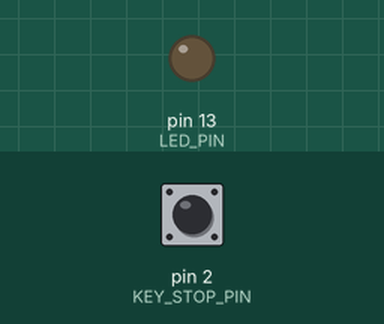
Recording of a sketch running on a simulated Arduino Leonardo, built with avr-gcc and run on an emulated ATmega32U4. Shown: output pins drawn as LEDs (lit = HIGH). Dashed ring = blinking. Inputs (shaded band) come from the test bench; at power-on: pin 2 (KEY_STOP_PIN) HIGH. USB keyboard and mouse output is not drawn.

Above: at 0.1 s.
At 1.1 s:
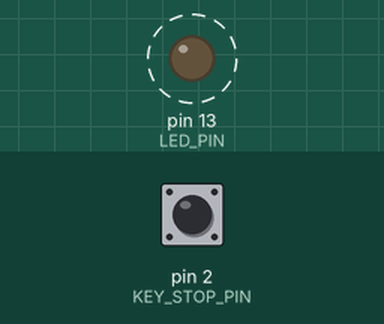
Timing chart, 0 to 41.0 s (numbered marks = the images above):
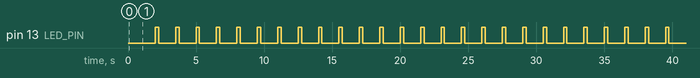

The sketch:

USDspazo.ino
```cpp
/*
  created 25 Aug 2019
  modified 1 Sep 2019
  by Praneeth Polu
*/

#include <Keyboard.h>
#include <Mouse.h>

#define OSX 0
#define WINDOWS 1
#define UBUNTU 2

#define LED_PIN LED_BUILTIN
#define KEY_STOP_PIN 2
#define INTERVAL_DELAY 60000

unsigned long time_millis = 0;
int   ds = 500;
int   cmdKey;
int   platform = WINDOWS;

int mouseRange = 5;              // output range of X or Y movement; affects movement speed
int mouseResponseDelay = 10;     // response delay of the mouse, in ms

void setup() {

  // give us a little time to connect up
  delay(ds * 2);
  // allow controlling LED
  pinMode(LED_PIN, OUTPUT);
  // Button to start
  pinMode(KEY_STOP_PIN, INPUT_PULLUP);

  //startSerial();

  //waiting for the drivers to load
  waitForDrivers();

  Keyboard.begin();
  Mouse.begin();

  cmdKey = cmdKeyGet();
  //Serial.print("Start! ");
}

void loop() {

  // loop until the button is not press
  while (digitalRead(KEY_STOP_PIN) == LOW) {
    // do nothing until pin 4 goes low
    delay(ds);
  }
  delay(ds * 2);

  //openApp("terminal");
  //newWindow();

  if(millis() > time_millis + INTERVAL_DELAY){
        time_millis = millis();
        //print_time(time_millis);
        mouseMoveTop();
   }

  //mouseMoveRandom();

  digitalWrite(LED_PIN, HIGH);        // turn the LED on (HIGH is the voltage level)
  delay(ds / 2);                     // wait for a second
  digitalWrite(LED_PIN, LOW);        // turn the LED off by making the voltage LOW
  delay(ds / 2);                     // wait for a second

}


void waitForDrivers() {}

void mouseMoveRandom() {

  // move the mouse:
  Mouse.move(8 + mouseRange , 5 + mouseRange , 0);
  // a delay so the mouse doesn't move too fast:
  delay(mouseResponseDelay);

}

void mouseMoveTop() {

  // Move to top left of screen
  for (int i = 0; i < 1000; i++)
  {
    Mouse.move(-10, -10);
    delay(1);
  }

  // If we have hot corners enabled, move out and move back in
  for (int i = 0; i < 100; i++)
  {
    Mouse.move(1, 1);
    delay(5);
  }
  delay(500);

  for (int i = 0; i < 100; i++)
  {
    Mouse.move(-1, -1);
    delay(5);
  }
  delay(500);

}

void startSerial(){
   // Open serial communications and wait for port to open:
  //Serial.begin(9600);
  //while (!Serial);  // wait for serial port to connect. Needed for native USB
}

void print_time(unsigned long time_millis){
    Serial.print("Time: ");
    Serial.print(time_millis/1000);
    Serial.print("s - ");
}

int cmdKeyGet()
{

  if (platform == 1 || platform == 2) {
    // use this option for Windows and Linux.
    return KEY_LEFT_CTRL;
  } else {
    // use this option for OSX.
    return KEY_LEFT_GUI;
  }

}

// type a string (pressing enter at the end)
// we have extra delays so we can see what's happening
void typeln(String chars)
{
  Keyboard.print(chars);
  delay(ds);
  Keyboard.println("");
  delay(ds * 4);
}

// open an application
void openApp(String app)
{

  switch (platform) {
    case OSX:
      // open spotlight, then the app
      int keys[] = {cmdKey};
      cmd(32);
      typeln(app);
      break;
    case WINDOWS:
      // Windows Key + R to open Run
      gui('r');
      typeln(app);
      KeyDo(KEY_RETURN);
      break;
    case UBUNTU:

      break;
  }

}

void modifiersKey(int *mod, int arrSize, int key)
{
  for (int i = 0; i < arrSize; i++) {

    if (mod[i] != NULL) {
      Keyboard.press(mod[i]);
    }

  }
  if(platform == 0){delay(ds);}
  if (key != NULL) {
    Keyboard.press(key);
  }
  if(platform != 0){delay(ds);}
  Keyboard.releaseAll();
  delay(ds);

}

void KeyDo(int key)
{
  Keyboard.write(key);
  delay(ds / 2);
}


void cmd(int key)
{
  int keys[] = {cmdKey};
  modifiersKey(keys, 1, key);
}

void shift(int key)
{
  int keys[] = {KEY_LEFT_SHIFT};
  modifiersKey(keys, 1, key);
}

void ctrl(int key)
{
  int keys[] = {KEY_LEFT_CTRL};
  modifiersKey(keys, 1, key);
}

void alt(int key)
{
  int keys[] = {KEY_LEFT_ALT};
  modifiersKey(keys, 1, key);
}

void gui(int key)
{
  int keys[] = {KEY_RIGHT_GUI};
  modifiersKey(keys, 1,  key);
}

void deletePrevious(int number) {
  for (int keystrokes = 0; keystrokes < number; keystrokes++) {
    delay(500);
    Keyboard.write(KEY_BACKSPACE);
  }
}

void deleteAll() {
  // select all
  cmd('a');
  delay(ds);
  // delete the selected text
  KeyDo(KEY_BACKSPACE);
  delay(ds);
}

void newWindow()
{
  // new document:
  cmd('n');
  // wait for new window to open:
  delay(ds * 2);
}

void logOut(int platform = platform)
{
  switch (platform) {
    case OSX:
      // Shift-Q logs out:
      int keys[] = {cmdKey, KEY_LEFT_SHIFT};
      modifiersKey(keys, 2, 'Q');
      delay(100);
      // enter:
      KeyDo(KEY_RETURN);
      break;
    case WINDOWS:
      // CTRL-ALT-DEL:
      int keys2[] = {cmdKey, KEY_LEFT_ALT, KEY_DELETE};
      modifiersKey(keys2, 3, NULL);
      // ALT-l:
      delay(ds * 4);
      alt('l');
      break;
    case UBUNTU:
      // CTRL-ALT-DEL:
      int keys3[] = {cmdKey, KEY_LEFT_ALT, KEY_DELETE};
      modifiersKey(keys3, 3, NULL);
      // Enter to confirm logout:
      KeyDo(KEY_RETURN);
      break;
  }

}
```

USDspazo.cpp
```cpp
// (licence header left out)
#include "Arduino.h"
#include "USDspazo.h"

USDspazo::USDspazo(int pin)
{
  pinMode(pin, OUTPUT);
  _pin = pin;
}

void USDspazo::dot()
{
  digitalWrite(_pin, HIGH);
  delay(250);
  digitalWrite(_pin, LOW);
  delay(250);
}

void USDspazo::dash()
{
  digitalWrite(_pin, HIGH);
  delay(1000);
  digitalWrite(_pin, LOW);
  delay(250);
}
```

USDspazo.h
```cpp
// (licence header left out)
#ifndef USDspazo_h
#define USDspazo_h

// extern "C" {
//   #include "user_interface.h"
// }

class USDspazo
{
  public:
    USDspazo(int pin);
    void dot();
    void dash();
  private:
    int _pin;
};

#endif
```

Measured:
- by itself, pin 13 (LED_PIN): alternates HIGH for 0.25 s and LOW for 1.3 s
